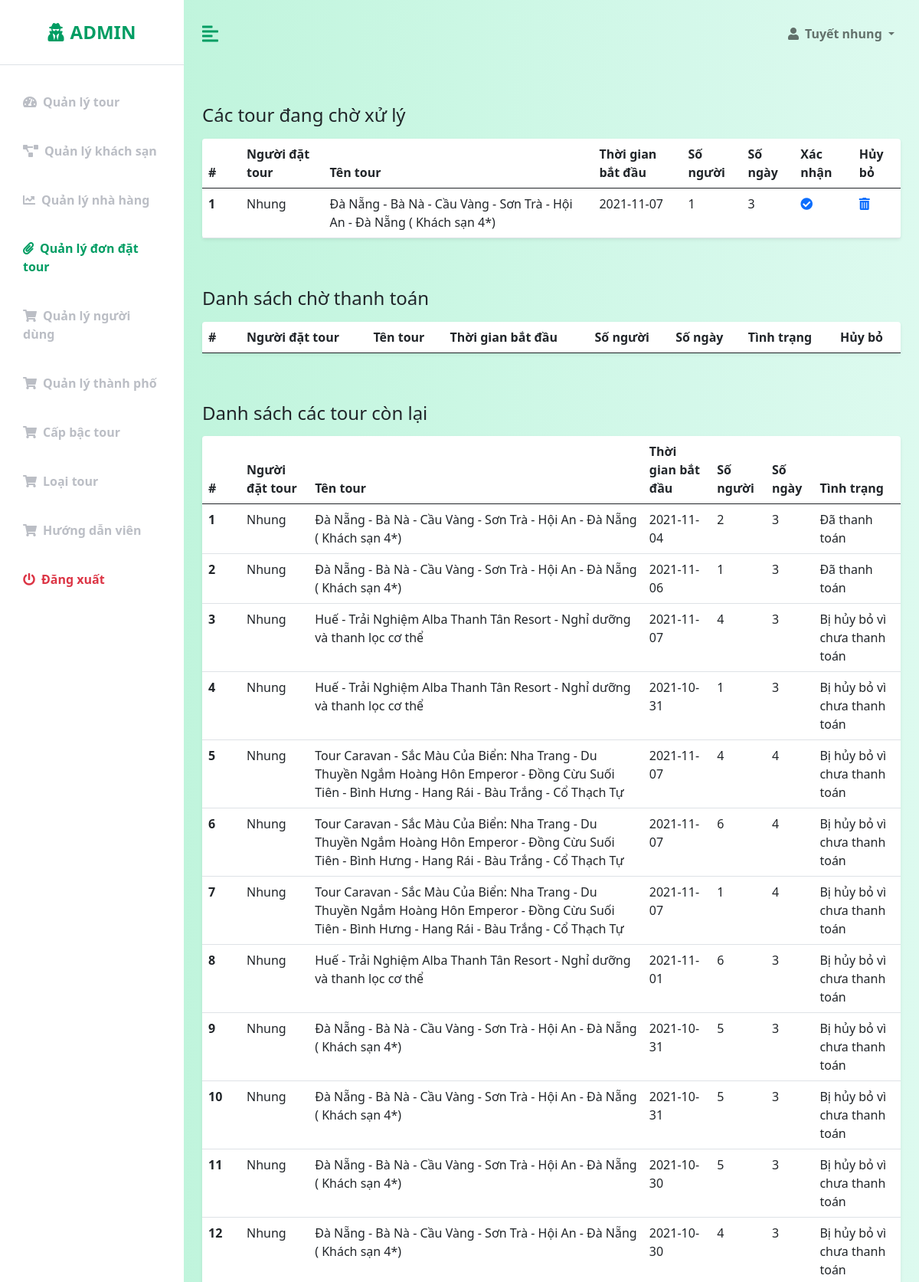
Screenshot of /admin/QLDDTour.php (upper part) with the database file from the repository.
### tables this page shows
CREATE TABLE `orders` (
  `order_id` int(50) NOT NULL,
  `customer_id` int(50) NOT NULL,
  `tour_id` int(50) NOT NULL,
  `start_time` date NOT NULL,
  `people` int(10) NOT NULL,
  `validation` int(1) NOT NULL,
  `payment` int(1) NOT NULL,
  `date_created` datetime NOT NULL DEFAULT current_timestamp()
);

CREATE TABLE `customers` (
  `customer_id` int(11) NOT NULL,
  `user_name` varchar(50) NOT NULL,
  `password` varchar(255) NOT NULL,
  `email` varchar(50) NOT NULL,
  `birthday` datetime NOT NULL,
  `phone_number` varchar(10) NOT NULL,
  `name` varchar(50) NOT NULL,
  `gender` int(1) NOT NULL,
  `status` int(1) NOT NULL,
  `code` varchar(255) NOT NULL,
  `is_admin` int(10) NOT NULL,
  `date_created` datetime NOT NULL DEFAULT current_timestamp()
);

CREATE TABLE `tours` (
  `tour_id` int(11) NOT NULL,
  `tour_name` varchar(255) NOT NULL,
  `description` varchar(5000) DEFAULT NULL,
  `places` varchar(500) NOT NULL,
  `day_count` int(11) NOT NULL,
  `res_id` int(11) DEFAULT NULL,
  `hotel_id` int(11) DEFAULT NULL,
  `price_per_person` int(11) NOT NULL,
  `image_1` varchar(255) NOT NULL,
  `image_2` varchar(255) NOT NULL,
  `image_3` varchar(255) NOT NULL,
  `image_4` varchar(255) NOT NULL,
  `city_id` int(11) NOT NULL,
  `tour_guide_id` int(11) DEFAULT NULL,
  `tour_type_id` int(10) NOT NULL,
  `tour_rank_id` int(10) NOT NULL,
  `travel_schedule` text DEFAULT NULL,
  `max` int(11) NOT NULL DEFAULT 6
);

### config/database-function.php (called while the page is built, shortened)
<?php
    require_once('database-connection.php');
    function simpleQuery($sql, bool $isGet = true, $params = []){
        global $conn;
        $stmt = $conn -> prepare($sql);
        if(count($params) > 0){
            $types = '';
            foreach($params as $v){
                if(is_int($v)){
                    $types = $types.'i';
                }else if(is_double($v)){
                    $types = $types.'d';
                }else{
                    $types = $types.'s';
                }
            }
            $values = array_values($params);
            $stmt -> bind_param($types, ...$values);
        }
        $stmt -> execute();
        if($isGet){
            $record = $stmt -> get_result() -> fetch_all(MYSQLI_ASSOC);
            return $record;
        }else{
            return $stmt;
        }
    }
?>

### admin/QLDDTour.php (the view, shortened to what this page needs)
<?php
    require('templates-admin/header.php');
?>
            <div class="container-fluid px-4">
                <div class="row my-5">
                    <h3 class="fs-4 mb-3">Các tour đang chờ xử lý</h3>
                    <div class="col">
                        <table class="table bg-white rounded shadow-sm  table-hover">
                            <thead>
                                <tr>
                                    <th scope="col" width="50">#</th>
                                    <th scope="col">Người đặt tour</th>
                                    <th scope="col">Tên tour</th>
                                    <th scope="col">Thời gian bắt đầu</th>
                                    <th scope="col">Số người</th>
                                    <th scope="col">Số ngày</th>
                                    <th scope="col">Xác nhận</th>
                                    <th scope="col">Hủy bỏ</th>
                                </tr>
                            </thead>
                            <tbody>
                                <?php
                                    $sql = "select * from orders, tours, customers where orders.customer_id = customers.customer_id and orders.tour_id = tours.tour_id and orders.validation = 0";
                                    $rows = simpleQuery($sql);
                                    $i = 1;
                                    foreach($rows as $row){
                                        echo '
                                            <tr>
                                                <th scope="row">'.$i.'</th>
                                                <td>'.$row["user_name"].'</td>
                                                <td>'.$row["tour_name"].'</td>
                                                <td>'.$row["start_time"].'</td>
                                                <td>'.$row["people"].'</td>
                                                <td>'.$row["day_count"].'</td>
                                                <td><a href="QLDDTour.php?val=&order_id='.$row["order_id"].'" id="check_tick"><i class="fas fa-check-circle"></i></a></td>
                                                <td><a href="QLDDTour.php?cancel=&order_id='.$row["order_id"].'"><i class="fas fa-trash-alt"></i></a></td>
                                            </tr>
                                        ';
                                        $i++;
                                    }
                                ?>
                            </tbody>
                        </table>
                    </div>
                </div>
                <div class="row my-5">
                    <h3 class="fs-4 mb-3">Danh sách chờ thanh toán</h3>
                    <div class="col">
                        <table class="table bg-white rounded shadow-sm  table-hover">
                            <thead>
                                <tr>
                                    <th scope="col" width="50">#</th>
                                    <th scope="col">Người đặt tour</th>
                                    <th scope="col">Tên tour</th>
                                    <th scope="col">Thời gian bắt đầu</th>
                                    <th scope="col">Số người</th>
                                    <th scope="col">Số ngày</th>
                                    <th scope="col">Tình trạng</th>
                                    <th scope="col">Hủy bỏ</th>
                                </tr>
                            </thead>
                        </table>
                    </div>
                </div>
                <div class="row my-5">
                    <h3 class="fs-4 mb-3">Danh sách các tour còn lại</h3>
                    <div class="col">
                        <table class="table bg-white rounded shadow-sm  table-hover">
                            <thead>
                                <tr>
                                    <th scope="col" width="50">#</th>
                                    <th scope="col">Người đặt tour</th>
                                    <th scope="col">Tên tour</th>
                                    <th scope="col">Thời gian bắt đầu</th>
                                    <th scope="col">Số người</th>
                                    <th scope="col">Số ngày</th>
                                    <th scope="col">Tình trạng</th>
                                </tr>
                            </thead>
                            <tbody>
                                <?php
                                    $sql = "select * from orders, tours, customers where orders.customer_id = customers.customer_id and orders.tour_id = tours.tour_id and orders.validation > 0 and orders.payment > 0 order by orders.order_id desc";
                                    $rows = simpleQuery($sql);
                                    $i = 1;
                                    foreach($rows as $row){
                                        echo '
                                            <tr>
                                                <th scope="row">'.$i.'</th>
                                                <td>'.$row["user_name"].'</td>
                                                <td>'.$row["tour_name"].'</td>
                                                <td>'.$row["start_time"].'</td>
                                                <td>'.$row["people"].'</td>
                                                <td>'.$row["day_count"].'</td>
                                                <td>';
                                                    if($row["validation"] == 0){
                                                        echo "Đang chờ mytour xử lý";
                                                    }else if($row["validation"] == 2){
                                                        echo "Đã bị mytour hủy";
                                                    }else{
                                                        if($row["payment"] == 0){
                                                            echo "Chưa thanh toán";
                                                        }else if($row["payment"] == 1){
                                                            echo "Đã thanh toán";
                                                        }else{
                                                            echo "Bị hủy bỏ vì chưa thanh toán";
                                                        }
                                                    }
                                                echo '</td>
                                            </tr>
                                        ';
                                        $i++;
                                    }
                                ?>
                            </tbody>
                        </table>
                    </div>
                </div>
<?php
    include('templates-admin/footer.php')
?>

### admin/css-admin/styles.css (style rules this page uses)
:root { --main-bg-color: #009d63; --main-text-color: #009d63; --second-text-color: #bbbec5; --second-bg-color: #c1efde; }

### rows the page displays
orders: customer.user_name "Nhung", tour.tour_name "Đà Nẵng - Bà Nà - Cầu Vàng - Sơn Trà - Hội An - Đà Nẵng ( Khách sạn 4*)", start_time "2021-11-07", people "1", tour.day_count "3"
orders: customer.user_name "Nhung", tour.tour_name "Đà Nẵng - Bà Nà - Cầu Vàng - Sơn Trà - Hội An - Đà Nẵng ( Khách sạn 4*)", start_time "2021-11-04", people "2", tour.day_count "3", validation "Đã thanh toán"
orders: customer.user_name "Nhung", tour.tour_name "Đà Nẵng - Bà Nà - Cầu Vàng - Sơn Trà - Hội An - Đà Nẵng ( Khách sạn 4*)", start_time "2021-11-06", people "1", tour.day_count "3", validation "Đã thanh toán"
orders: customer.user_name "Nhung", tour.tour_name "Huế - Trải Nghiệm Alba Thanh Tân Resort - Nghỉ dưỡng và thanh lọc cơ thể", start_time "2021-11-07", people "4", tour.day_count "3", validation "Bị hủy bỏ vì chưa thanh toán"
orders: customer.user_name "Nhung", tour.tour_name "Huế - Trải Nghiệm Alba Thanh Tân Resort - Nghỉ dưỡng và thanh lọc cơ thể", start_time "2021-10-31", people "1", tour.day_count "3", validation "Bị hủy bỏ vì chưa thanh toán"
orders: customer.user_name "Nhung", tour.tour_name "Tour Caravan - Sắc Màu Của Biển: Nha Trang - Du Thuyền Ngắm Hoàng Hôn Emperor - Đồng Cừu Suối Tiên - Bình Hưng - Hang Rái - Bàu Trắng - Cổ Thạch Tự", start_time "2021-11-07", people "4", tour.day_count "4", validation "Bị hủy bỏ vì chưa thanh toán"
orders: customer.user_name "Nhung", tour.tour_name "Tour Caravan - Sắc Màu Của Biển: Nha Trang - Du Thuyền Ngắm Hoàng Hôn Emperor - Đồng Cừu Suối Tiên - Bình Hưng - Hang Rái - Bàu Trắng - Cổ Thạch Tự", start_time "2021-11-07", people "6", tour.day_count "4", validation "Bị hủy bỏ vì chưa thanh toán"
orders: customer.user_name "Nhung", tour.tour_name "Tour Caravan - Sắc Màu Của Biển: Nha Trang - Du Thuyền Ngắm Hoàng Hôn Emperor - Đồng Cừu Suối Tiên - Bình Hưng - Hang Rái - Bàu Trắng - Cổ Thạch Tự", start_time "2021-11-07", people "1", tour.day_count "4", validation "Bị hủy bỏ vì chưa thanh toán"
orders: customer.user_name "Nhung", tour.tour_name "Huế - Trải Nghiệm Alba Thanh Tân Resort - Nghỉ dưỡng và thanh lọc cơ thể", start_time "2021-11-01", people "6", tour.day_count "3", validation "Bị hủy bỏ vì chưa thanh toán"
orders: customer.user_name "Nhung", tour.tour_name "Đà Nẵng - Bà Nà - Cầu Vàng - Sơn Trà - Hội An - Đà Nẵng ( Khách sạn 4*)", start_time "2021-10-31", people "5", tour.day_count "3", validation "Bị hủy bỏ vì chưa thanh toán"
orders: customer.user_name "Nhung", tour.tour_name "Đà Nẵng - Bà Nà - Cầu Vàng - Sơn Trà - Hội An - Đà Nẵng ( Khách sạn 4*)", start_time "2021-10-31", people "5", tour.day_count "3", validation "Bị hủy bỏ vì chưa thanh toán"
orders: customer.user_name "Nhung", tour.tour_name "Đà Nẵng - Bà Nà - Cầu Vàng - Sơn Trà - Hội An - Đà Nẵng ( Khách sạn 4*)", start_time "2021-10-30", people "5", tour.day_count "3", validation "Bị hủy bỏ vì chưa thanh toán"
orders: customer.user_name "Nhung", tour.tour_name "Đà Nẵng - Bà Nà - Cầu Vàng - Sơn Trà - Hội An - Đà Nẵng ( Khách sạn 4*)", start_time "2021-10-30", people "4", tour.day_count "3", validation "Bị hủy bỏ vì chưa thanh toán"
